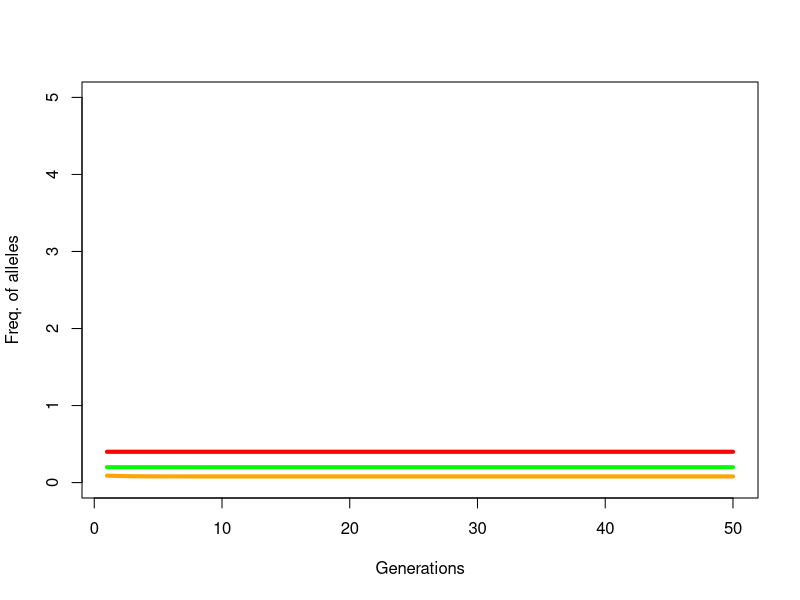

This chart was generated by the following R code:
## ---- chunk 1
Evolve <- function( r, v, t, AB, Ab, aB, gen){
  
  
  plot.valA <- plot.valB <- plot.valAB <- vector()
  
  
  
  # this loop goes through the generations
  for(i in 1:gen){
    
    
    #obtaining frequency of 'ab' gamete
    ab = 1 - AB - Ab - aB
    
    #genotype frequencies
    
    #     G_ABAB = AB*AB
    #     G_ABAb = AB*Ab
    #     G_ABaB = AB*aB
    #     G_ABab = AB*ab
    #     G_AbAB = Ab*AB
    #     G_AbAb = Ab*Ab     
    #     G_AbaB = Ab*aB
    #     G_Abab = Ab*ab
    #     G_aBAB = aB*AB
    #     G_aBAb = aB*Ab
    #     G_aBaB = aB*aB
    #     G_aBab = aB*ab
    #     G_abAB = ab*AB
    #     G_abAb = ab*Ab
    #     G_abaB = ab*aB
    #     G_abab = ab*ab
    
    #Fitness values
    F_AB_AB = 1
    F_AB_Ab = 1
    F_AB_aB = 1
    F_AB_ab = 1
    F_Ab_AB = 1
    F_Ab_Ab = 1 #(1-t)*(1/2)*G_abaB + G_abAB + G_aBab + G_aBAb + G_AbaB + G_AbAB + G_ABab + G_ABAb     
    F_Ab_aB = 1
    F_Ab_ab = 1 #(1-t)*(1/2)*G_abaB + G_abAB + G_aBab + G_aBAb + G_AbaB + G_AbAB + G_ABab + G_ABAb 
    F_aB_AB = 1
    F_aB_Ab = 1
    F_aB_aB = 1 #(1-t)*(1/2)*G_ABaB + G_ABaB + G_AbaB + G_Abab + G_aBAB + G_aBAb + G_abAB + G_abAb
    F_aB_ab = 1 #(1-t)*(1/2)*G_ABaB + G_ABaB + G_AbaB + G_Abab + G_aBAB + G_aBAb + G_abAB + G_abAb
    F_ab_AB = 1
    F_ab_Ab = 1 #(1-t)*(1/2)*G_abaB + G_abAB + G_aBab + G_aBAb + G_AbaB + G_AbAB + G_ABab + G_ABAb 
    F_ab_aB = 1 #(1-t)*(1/2)*G_ABaB + G_ABaB + G_AbaB + G_Abab + G_aBAB + G_aBAb + G_abAB + G_abAb
    F_ab_ab = 1 #(1-t)*(1/2)*G_ABaB + G_ABaB + G_AbaB + G_Abab + G_aBAB + G_aBAb + G_abAB + G_abAb 
    #+ (1-t)*(1/2)*G_abaB + G_abAB + G_aBab + G_aBAb + G_AbaB + G_AbAB + G_ABab + G_ABAb 
    
    
    #Average fitness of F_i_j
    W <- sum(AB * AB * F_AB_AB, AB * Ab * F_AB_Ab,
             AB * aB * F_AB_aB, AB * ab * F_AB_ab,
             Ab * AB * F_Ab_AB, Ab * Ab * F_Ab_Ab,
             Ab * aB * F_Ab_aB, Ab * ab * F_Ab_ab,
             aB * AB * F_aB_AB, aB * Ab * F_aB_Ab,
             aB * aB * F_aB_aB, aB * ab * F_aB_ab,
             ab * AB * F_ab_AB, ab * Ab * F_ab_Ab,
             ab * aB * F_ab_aB, ab * ab * F_ab_ab)
    
    #Marginal fitness of haplotypes
    fAB = AB*(F_AB_AB) + Ab*(F_AB_Ab) + aB*(F_AB_aB) + ab*(F_AB_ab)
    
    fAb = AB*(F_Ab_AB) + Ab*(F_Ab_Ab) + aB*(F_Ab_aB) + ab*(F_Ab_ab)
    faB = AB*(F_aB_AB) + Ab*(F_aB_Ab) + aB*(F_aB_aB) + ab*(F_aB_ab)
    fab = AB*(F_ab_AB) + Ab*(F_ab_Ab) + aB*(F_ab_aB) + ab*(F_ab_ab)
    #Linkage Disequilibrium
    D = (AB*ab - Ab*aB)
    #Frequency of gametes in the next generation
    AB = (AB*fAB - r*D*F_AB_ab)/W
    Ab = (Ab*fAb + r*D*F_AB_ab)/W
    aB = (aB*faB + r*D*F_AB_ab)/W
    ab = (ab*fab - r*D*F_AB_ab)/W
    #Frequency of A allele
    pA = AB + Ab
    #Frequency of B allele
    pB = AB + aB
    plot.valA[i] <- pA
    plot.valB[i] <- pB
    plot.valAB[i] <- AB
  }
  results <- list()
  results[[1]] <- plot.valA  
  results[[2]] <- plot.valB
  results[[3]] <- plot.valAB
  return(results)
}
foo <- Evolve(r = 0.5, t = 9, v = 9, AB = 0.1, Ab = 0.3, aB = 0.1, gen = 50)
plot(foo[[1]], type="l", lwd = 4, col="red", ylim = range(0:5), xlab="Generations", ylab="Freq. of alleles")
lines(foo[[2]], type="l", lwd = 4, col ="green")
lines(foo[[3]], type="l", lwd = 4, col ="orange")
